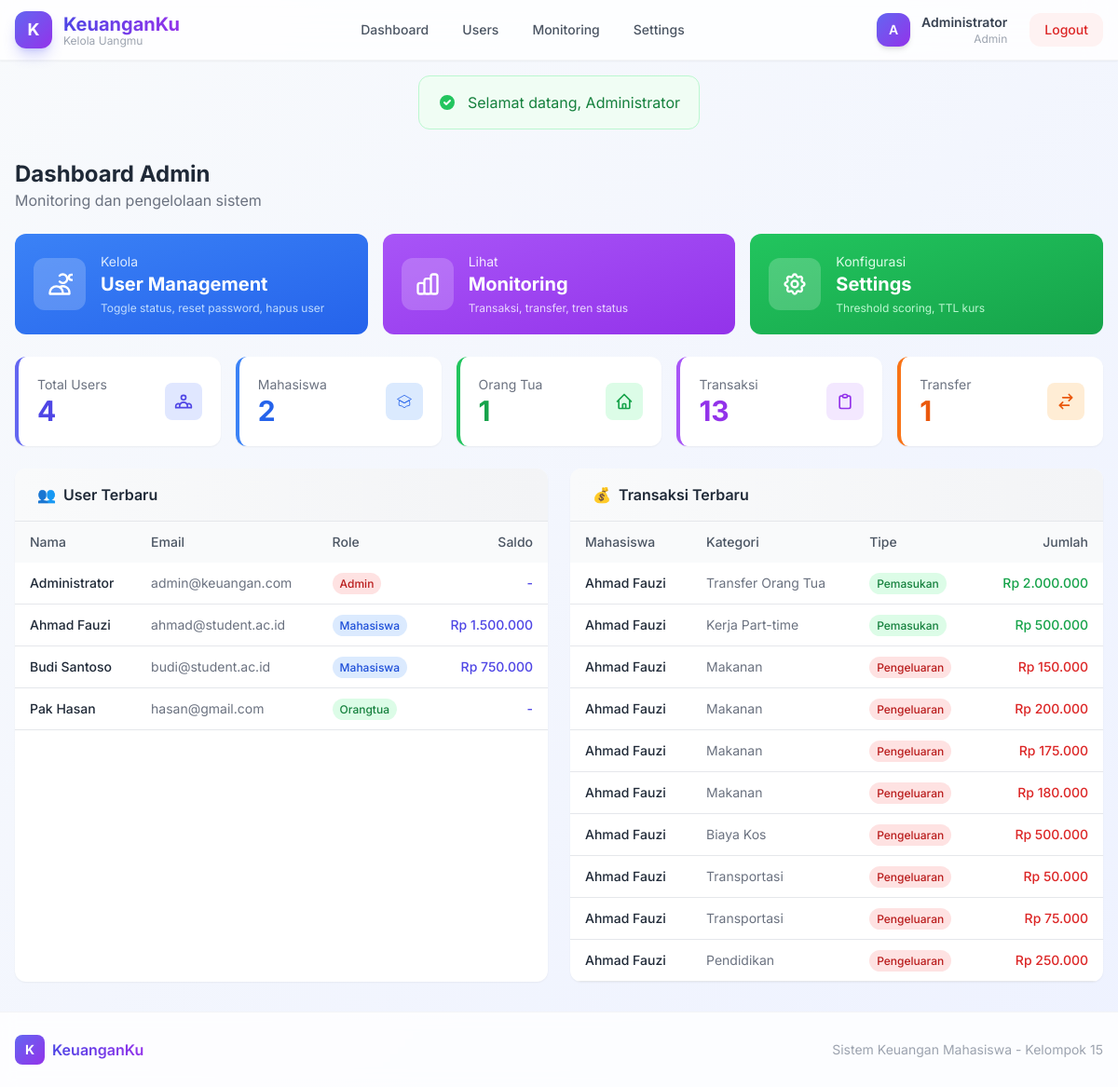
Page /index.php?page=dashboard (signed in) on the committed database.
### tables this page shows
CREATE TABLE `users` (
    `id` INT AUTO_INCREMENT PRIMARY KEY,
    `nama` VARCHAR(100) NOT NULL,
    `email` VARCHAR(100) UNIQUE NOT NULL,
    `password` VARCHAR(255) NOT NULL,
    `role` ENUM('mahasiswa', 'orangtua', 'admin') NOT NULL,
    `photo` VARCHAR(255) NULL,
    `is_active` TINYINT(1) DEFAULT 1,
    `reset_token` VARCHAR(64) NULL,
    `reset_expires` TIMESTAMP NULL,
    `created_at` TIMESTAMP DEFAULT CURRENT_TIMESTAMP,
    `updated_at` TIMESTAMP DEFAULT CURRENT_TIMESTAMP ON UPDATE CURRENT_TIMESTAMP,
    INDEX `idx_email` (`email`)
);

CREATE TABLE `mahasiswa` (
    `id` INT AUTO_INCREMENT PRIMARY KEY,
    `user_id` INT NOT NULL,
    `nim` VARCHAR(20) UNIQUE NOT NULL,
    `jurusan` VARCHAR(100),
    `saldo` DECIMAL(15,2) DEFAULT 0.00,
    `pairing_code` VARCHAR(10) UNIQUE,
    `created_at` TIMESTAMP DEFAULT CURRENT_TIMESTAMP,
    `updated_at` TIMESTAMP DEFAULT CURRENT_TIMESTAMP ON UPDATE CURRENT_TIMESTAMP,
    FOREIGN KEY (`user_id`) REFERENCES `users`(`id`) ON DELETE CASCADE
);

CREATE TABLE `transaksi` (
    `id` INT AUTO_INCREMENT PRIMARY KEY,
    `mahasiswa_id` INT NOT NULL,
    `kategori_id` INT NOT NULL,
    `jumlah` DECIMAL(15,2) NOT NULL,
    `mata_uang` VARCHAR(3) DEFAULT 'IDR',
    `jumlah_idr` DECIMAL(15,2) NOT NULL,
    `kurs_rate` DECIMAL(15,6) DEFAULT 1.000000,
    `keterangan` TEXT,
    `tanggal` DATE NOT NULL,
    `created_at` TIMESTAMP DEFAULT CURRENT_TIMESTAMP,
    `updated_at` TIMESTAMP DEFAULT CURRENT_TIMESTAMP ON UPDATE CURRENT_TIMESTAMP,
    FOREIGN KEY (`mahasiswa_id`) REFERENCES `mahasiswa`(`id`) ON DELETE CASCADE,
    FOREIGN KEY (`kategori_id`) REFERENCES `kategori`(`id`) ON DELETE CASCADE
);

CREATE TABLE `kategori` (
    `id` INT AUTO_INCREMENT PRIMARY KEY,
    `mahasiswa_id` INT NOT NULL,
    `nama` VARCHAR(50) NOT NULL,
    `tipe` ENUM('pemasukan', 'pengeluaran') NOT NULL,
    `created_at` TIMESTAMP DEFAULT CURRENT_TIMESTAMP,
    `updated_at` TIMESTAMP DEFAULT CURRENT_TIMESTAMP ON UPDATE CURRENT_TIMESTAMP,
    FOREIGN KEY (`mahasiswa_id`) REFERENCES `mahasiswa`(`id`) ON DELETE CASCADE
);

### views/dashboard/admin.php (the view, shortened to what the rows shown need)
<div class="mb-6">
    <h1 class="text-2xl font-bold text-gray-800">Dashboard Admin</h1>
</div>
<div class="grid lg:grid-cols-2 gap-6">
    <div class="bg-white rounded-xl shadow-sm overflow-hidden">
        <div class="overflow-x-auto">
            <table class="w-full text-sm">
                <thead class="bg-gray-50">
                    <tr>
                        <th class="text-left py-3 px-4 font-medium text-gray-600">Nama</th>
                        <th class="text-left py-3 px-4 font-medium text-gray-600">Email</th>
                        <th class="text-left py-3 px-4 font-medium text-gray-600">Role</th>
                        <th class="text-right py-3 px-4 font-medium text-gray-600">Saldo</th>
                    </tr>
                </thead>
                <tbody>
                    <?php foreach ($recentUsers ?? [] as $u): ?>
                        <tr class="border-b hover:bg-gray-50 transition-colors">
                            <td class="py-3 px-4 font-medium text-gray-800"><?= e($u['nama']) ?></td>
                            <td class="py-3 px-4 text-gray-500"><?= e($u['email']) ?></td>
                            <td class="py-3 px-4">
                                <span class="px-2 py-1 rounded-full text-xs font-medium
                                <?php if ($u['role'] === 'admin'): ?>bg-red-100 text-red-700
                                <?php elseif ($u['role'] === 'mahasiswa'): ?>bg-blue-100 text-blue-700
                                <?php else: ?>bg-green-100 text-green-700<?php endif; ?>">
                                    <?= ucfirst(e($u['role'])) ?>
                                </span>
                            </td>
                            <td class="py-3 px-4 text-right font-medium text-indigo-600">
                                <?= $u['saldo'] ? format_rupiah($u['saldo']) : '-' ?></td>
                        </tr>
                    <?php endforeach; ?>
                </tbody>
            </table>
        </div>
    </div>
    <div class="bg-white rounded-xl shadow-sm overflow-hidden">
        <div class="overflow-x-auto">
            <table class="w-full text-sm">
                <thead class="bg-gray-50">
                    <tr>
                        <th class="text-left py-3 px-4 font-medium text-gray-600">Mahasiswa</th>
                        <th class="text-left py-3 px-4 font-medium text-gray-600">Kategori</th>
                        <th class="text-left py-3 px-4 font-medium text-gray-600">Tipe</th>
                        <th class="text-right py-3 px-4 font-medium text-gray-600">Jumlah</th>
                    </tr>
                </thead>
                <tbody>
                    <?php foreach ($recentTransaksi ?? [] as $t): ?>
                        <tr class="border-b hover:bg-gray-50 transition-colors">
                            <td class="py-3 px-4 font-medium text-gray-800"><?= e($t['mahasiswa_nama']) ?></td>
                            <td class="py-3 px-4 text-gray-500"><?= e($t['kategori_nama']) ?></td>
                            <td class="py-3 px-4">
                                <span
                                    class="px-2 py-1 rounded-full text-xs font-medium <?= $t['tipe'] === 'pemasukan' ? 'bg-green-100 text-green-700' : 'bg-red-100 text-red-700' ?>">
                                    <?= ucfirst(e($t['tipe'])) ?>
                                </span>
                            </td>
                            <td
                                class="py-3 px-4 text-right font-medium <?= $t['tipe'] === 'pemasukan' ? 'text-green-600' : 'text-red-600' ?>">
                                <?= format_rupiah($t['jumlah_idr']) ?>
                            </td>
                        </tr>
                    <?php endforeach; ?>
                </tbody>
            </table>
        </div>
    </div>
</div>
<?php
$content = ob_get_clean();
include dirname(__DIR__) . '/layouts/app.php';
?>

### views/layouts/app.php (shortened to what the rows shown need)
<!DOCTYPE html>
<html lang="id">
<head>
    <script src="https://cdn.tailwindcss.com"></script>
</head>
<body class="bg-gradient-to-br from-slate-50 to-indigo-50 min-h-screen flex flex-col font-sans">
    <nav class="bg-white/80 backdrop-blur-lg shadow-sm border-b border-gray-100 sticky top-0 z-50">
        <div class="max-w-7xl mx-auto px-4">
            <div class="flex justify-between h-16">
                <?php if (is_logged_in()): ?>
                    <div class="hidden md:flex items-center space-x-1">
                        <?php if (is_role('mahasiswa')): ?>
                            <a href="index.php?page=dashboard"
                                class="text-gray-600 hover:text-indigo-600 hover:bg-indigo-50 px-4 py-2 rounded-lg text-sm font-medium transition-all duration-200">Dashboard</a>
                            <a href="index.php?page=transaksi"
                                class="text-gray-600 hover:text-indigo-600 hover:bg-indigo-50 px-4 py-2 rounded-lg text-sm font-medium transition-all duration-200">Transaksi</a>
                            <a href="index.php?page=kategori"
                                class="text-gray-600 hover:text-indigo-600 hover:bg-indigo-50 px-4 py-2 rounded-lg text-sm font-medium transition-all duration-200">Kategori</a>
                            <a href="index.php?page=grafik"
                                class="text-gray-600 hover:text-indigo-600 hover:bg-indigo-50 px-4 py-2 rounded-lg text-sm font-medium transition-all duration-200">Grafik</a>
                            <a href="index.php?page=analytics"
                                class="text-gray-600 hover:text-indigo-600 hover:bg-indigo-50 px-4 py-2 rounded-lg text-sm font-medium transition-all duration-200">Analytics</a>
                        <?php elseif (is_role('admin')): ?>
                            <a href="index.php?page=dashboard"
                                class="text-gray-600 hover:text-indigo-600 hover:bg-indigo-50 px-4 py-2 rounded-lg text-sm font-medium transition-all duration-200">Dashboard</a>
                            <a href="index.php?page=admin&action=users"
                                class="text-gray-600 hover:text-indigo-600 hover:bg-indigo-50 px-4 py-2 rounded-lg text-sm font-medium transition-all duration-200">Users</a>
                            <a href="index.php?page=admin&action=monitoring"
                                class="text-gray-600 hover:text-indigo-600 hover:bg-indigo-50 px-4 py-2 rounded-lg text-sm font-medium transition-all duration-200">Monitoring</a>
                            <a href="index.php?page=admin&action=settings"
                                class="text-gray-600 hover:text-indigo-600 hover:bg-indigo-50 px-4 py-2 rounded-lg text-sm font-medium transition-all duration-200">Settings</a>
                        <?php endif; ?>
                    </div>
                    <div class="flex items-center space-x-3">
                        <a href="index.php?page=profile"
                            class="hidden sm:flex items-center space-x-3 hover:bg-gray-50 px-3 py-2 rounded-xl transition-all duration-200 group">
                            <div
                                class="w-9 h-9 bg-gradient-to-br from-indigo-500 to-purple-600 rounded-xl flex items-center justify-center shadow-md group-hover:shadow-lg transition-all duration-300">
                                <span
                                    class="text-white font-semibold text-sm"><?= strtoupper(substr(auth()['nama'], 0, 1)) ?></span>
                            </div>
                            <div class="text-right hidden lg:block">
                                <p class="text-sm font-semibold text-gray-700"><?= e(auth()['nama']) ?></p>
                                <p class="text-xs text-gray-400 capitalize"><?= e(auth()['role']) ?></p>
                            </div>
                        </a>
                        <a href="index.php?page=logout" onclick="return confirm('Yakin ingin logout?')"
                            class="bg-red-50 text-red-600 hover:bg-red-100 px-4 py-2 rounded-xl text-sm font-medium transition-all duration-200 hover:-translate-y-0.5">Logout</a>
                    </div>
                <?php endif; ?>
            </div>
        </div>
    </nav>
    <main class="flex-1 max-w-7xl w-full mx-auto px-4 py-8 animate-[fadeIn_0.4s_ease-out]">
        <?= $content ?? '' ?>
    </main>
</body>
</html>

### rows in the picture
users: nama "A", nama "Administrator", role "Admin", email "admin@keuangan.com"
mahasiswa: user.nama "Ahmad Fauzi", user.email "ahmad@student.ac.id", user.role "Mahasiswa", saldo "Rp 1.500.000"
mahasiswa: user.nama "Budi Santoso", user.email "budi@student.ac.id", user.role "Mahasiswa", saldo "Rp 750.000"
users: nama "Pak Hasan", email "hasan@gmail.com", role "Orangtua"
transaksi: users.nama "Ahmad Fauzi", kategori.nama "Transfer Orang Tua", kategori.tipe "Pemasukan", jumlah_idr "Rp 2.000.000"
transaksi: users.nama "Ahmad Fauzi", kategori.nama "Kerja Part-time", kategori.tipe "Pemasukan", jumlah_idr "Rp 500.000"
transaksi: users.nama "Ahmad Fauzi", kategori.nama "Makanan", kategori.tipe "Pengeluaran", jumlah_idr "Rp 150.000"
transaksi: users.nama "Ahmad Fauzi", kategori.nama "Makanan", kategori.tipe "Pengeluaran", jumlah_idr "Rp 200.000"
transaksi: users.nama "Ahmad Fauzi", kategori.nama "Makanan", kategori.tipe "Pengeluaran", jumlah_idr "Rp 175.000"
transaksi: users.nama "Ahmad Fauzi", kategori.nama "Makanan", kategori.tipe "Pengeluaran", jumlah_idr "Rp 180.000"
transaksi: users.nama "Ahmad Fauzi", kategori.nama "Biaya Kos", kategori.tipe "Pengeluaran", jumlah_idr "Rp 500.000"
transaksi: users.nama "Ahmad Fauzi", kategori.nama "Transportasi", kategori.tipe "Pengeluaran", jumlah_idr "Rp 50.000"
transaksi: users.nama "Ahmad Fauzi", kategori.nama "Transportasi", kategori.tipe "Pengeluaran", jumlah_idr "Rp 75.000"
transaksi: users.nama "Ahmad Fauzi", kategori.nama "Pendidikan", kategori.tipe "Pengeluaran", jumlah_idr "Rp 250.000"

### other values in the picture
get_flash('success') "Selamat datang, Administrator"
$stats['total_users'] "4"
$stats['total_mahasiswa'] "2"
$stats['total_orangtua'] "1"
$stats['total_transaksi'] "13"
$stats['total_transfer'] "1"
